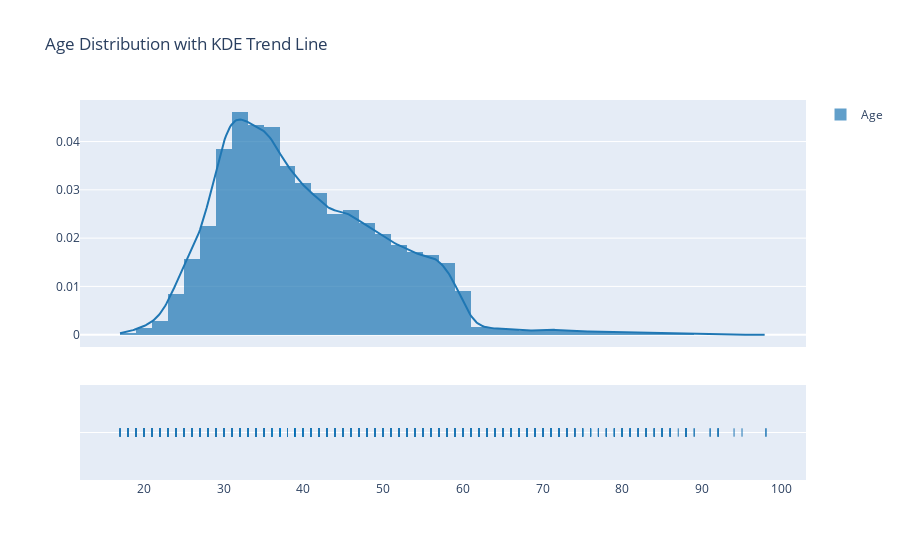

The cell this chart's notebook holds for it:
### Code cell
fig = ff.create_distplot([df["age"]], group_labels=["Age"], bin_size=2, show_hist=True, show_curve=True)
fig.update_layout(title="Age Distribution with KDE Trend Line")
fig.show()

### Figure 1 — Plotly figure (JSON) as saved in the notebook; plotly's stock layout.template omitted (floating-point values rounded to 4 significant figures; data arrays with more than 128 entries replaced by an {"elided": "..."} marker saying what was removed)
{"data": [{"autobinx": false, "histnorm": "probability density", "legendgroup": "Age", "marker": {"color": "rgb(31, 119, 180)"}, "name": "Age", "opacity": 0.7, "type": "histogram", "x": {"elided": "41188 int values"}, "xaxis": "x", "xbins": {"end": 98, "size": 2, "start": 17}, "yaxis": "y"}, {"legendgroup": "Age", "marker": {"color": "rgb(31, 119, 180)"}, "mode": "lines", "name": "Age", "showlegend": false, "type": "scatter", "x": {"elided": "500 float values"}, "xaxis": "x", "y": {"elided": "500 float values"}, "yaxis": "y"}, {"legendgroup": "Age", "marker": {"color": "rgb(31, 119, 180)", "symbol": "line-ns-open"}, "mode": "markers", "name": "Age", "showlegend": false, "type": "scatter", "x": {"elided": "41188 int values"}, "xaxis": "x", "y": {"elided": "41188 str values"}, "yaxis": "y2"}], "layout": {"barmode": "overlay", "hovermode": "closest", "legend": {"traceorder": "reversed"}, "title": {"text": "Age Distribution with KDE Trend Line"}, "xaxis": {"anchor": "y2", "domain": [0, 1], "zeroline": false}, "yaxis": {"anchor": "free", "domain": [0.35, 1], "position": 0}, "yaxis2": {"anchor": "x", "domain": [0, 0.25], "dtick": 1, "showticklabels": false}}}
